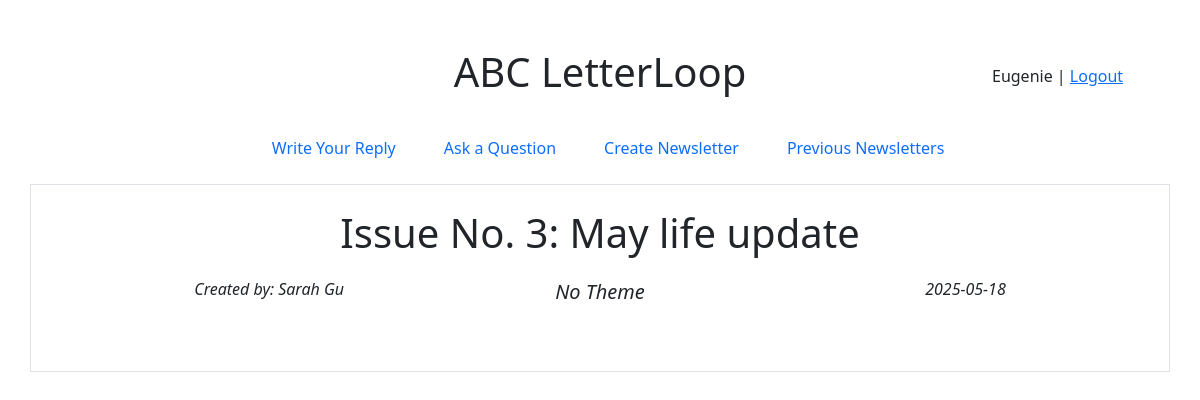
/ (signed in), run on the app's committed database.
### db.py (models this page shows)
class User(db.Model):
    userId = db.Column(Integer, primary_key=True, autoincrement=True)
    name = db.Column(String, nullable=False)
    email = db.Column(String, nullable=False, unique=True)
    password = db.Column(String, nullable=False)
    replied = db.Column(Boolean, nullable=False)
    asked = db.relationship('Question', backref='user', lazy=False)
    answered = db.relationship('Answer', backref='user', lazy=False)

class Issue(db.Model):
    issueId = db.Column(Integer, primary_key=True, autoincrement=True)
    name = db.Column(String, nullable=False)
    theme = db.Column(String)
    date = db.Column(DateTime, default=datetime.now)
    q_dl = db.Column(DateTime, nullable=False)
    a_dl = db.Column(DateTime, nullable=False)
    userId = db.Column(Integer, db.ForeignKey('user.userId'))
    questions = db.relationship('Question', backref='issue', lazy=False)

### app.py (the view)
@app.route("/", methods=["GET"])
def main():
    if g.user is None:
        logged_in = False
        name = None
    else:
        logged_in = True
        name = g.user.name
    ongoing = False
    ongoing_issue = get_latest_issue(Issue.a_dl, datetime.now())
    if g.user is not None and ongoing_issue is not None and ongoing_issue.q_dl > datetime.now() and \
        not db.session.query(User.replied).filter(User.userId == g.user.userId).scalar():
        ongoing = True
    issue = get_latest_issue(Issue.a_dl, datetime.now())
    if issue is None:
        return render_template("index.html", logged_in=logged_in, name=name,valid=False, ongoing=ongoing)
    return render_template("index.html", logged_in=logged_in, name=name,valid=True,
                            theme=issue.theme, username=get_user(issue.userId).name, date=issue.date.strftime("%Y-%m-%d"),
                            issueId=issue.issueId, issueName=issue.name, ongoing=ongoing
                           )

### app.py (called while the page is built)
@app.before_request
def load_logged_in_user():
    user_id = session.get('user_id')
    if user_id is None:
        g.user = None
    else:
        g.user = db.session.query(User).filter(User.userId == user_id).first()

def get_latest_issue(date, before=None):
    if before is None:
        return db.session.query(Issue).order_by(date.desc()).first()
    else:
        return db.session.query(Issue).filter(date < before).order_by(date.desc()).first()

def get_user(userId):
    return db.session.query(User).filter(User.userId == userId).first()

### templates/index.html (shortened to what this page needs)
<!DOCTYPE html>
<html>
    <head>
        <link href="https://cdn.jsdelivr.net/npm/bootstrap@5.3.2/dist/css/bootstrap.min.css" rel="stylesheet">
        <link href="../static/index.css" rel="stylesheet">
    </head>
    <body>
        <header>
            <div class="container">
                <div class="row justify-content-center mt-5 mb-4">
                    <div class="col-lg-2 col-0"></div>
                    <div class="col-lg-8 col-7 text-center">
                        <h1 class="h1">ABC LetterLoop</h1>
                    </div>
                    <div class="col-lg-2 col-4 d-flex status-container text-right">
                        {% if logged_in %}
                            <div class="vertical-center text-nowrap">{{ name }} |&nbsp<a href="/logout">Logout</a></div>
                        {% else %}
                            <div class="vertical-center text-nowrap"><a href="/login">Login</a>&nbsp|&nbsp<a href="/register">Register</a></div>
                        {% endif %}
                    </div>
                    </div>
                </div>
        </header>
        <nav>
            <ul class="nav justify-content-center mt-2 mb-3 ms-lg-3">
                <li class="nav-item me-lg-3"><a class="nav-link" href="/reply">Write Your Reply</a></li>
                <li class="nav-item me-lg-3"><a class="nav-link" href="/ask">Ask a Question</a></li>
                <li class="nav-item me-lg-3"><a class="nav-link" href="/new">Create Newsletter</a></li>
                <li class="nav-item"><a class="nav-link" href="/previous">Previous Newsletters</a></li>
            </ul>
        </nav>
        <main>
            {% if valid %}
                <article class="container border p-4 mt-1 mb-5">
                    <div class="row justify-content-center">
                        <div class="col-12 col-lg-12 mb-2 text-center">
                            <h1 class="h1">Issue No. {{ issueId }}: {{ issueName }}</h1>
                        </div>
                    </div>
                    <div class="row justify-content-center mt-1 fw-light">
                        <div class="col-3 col-lg-2 text-start fst-italic fs-6">
                            <div>Created by: {{ username }}</div>
                        </div>
                        <div class="col-6 col-lg-5 text-center fst-italic fs-5">
                            {% if theme == "" %}
                                <div>No Theme</div>
                            {% else %}
                                <div>Theme: {{ theme }}</div>
                            {% endif %}
                        </div>
                        <div class="col-3 col-lg-2 text-end fst-italic fs-6 text-nowrap">
                            {{ date }}
                        </div>
                    </div>
                    <div class="row justify-content-center mt-4">
                        <div class="col-12 col-lg-9 pt-3 ps-4 pe-4" id="issue-content-div">
                        </div>
                    </div>
                </article>
            {% endif %}
        </main>
    </body>
</html>

### static/index.css (style rules this page uses)
.vertical-center { display: flex; align-items: center; justify-content: flex-start; }

### data on the page
User: name "Eugenie"
Issue: name "May life update"
User: name "Sarah Gu"

### other printed values
{{ issueId }} "3"
{{ date }} "2025-05-18"
